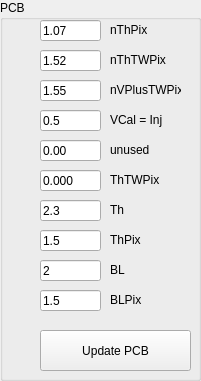
     <widget class="QGroupBox" name="groupBox_2">
      <property name="geometry">
       <rect>
        <x>900</x>
        <y>70</y>
        <width>201</width>
        <height>381</height>
       </rect>
      </property>
      <property name="title">
       <string>PCB</string>
      </property>
      <widget class="QPushButton" name="Update_2">
       <property name="geometry">
        <rect>
         <x>40</x>
         <y>330</y>
         <width>151</width>
         <height>41</height>
        </rect>
       </property>
       <property name="text">
        <string>Update PCB</string>
       </property>
      </widget>
      <widget class="QLabel" name="label_23">
       <property name="geometry">
        <rect>
         <x>110</x>
         <y>50</y>
         <width>61</width>
         <height>20</height>
        </rect>
       </property>
       <property name="text">
        <string>nThTWPix</string>
       </property>
      </widget>
      <widget class="QLabel" name="label_29">
       <property name="geometry">
        <rect>
         <x>110</x>
         <y>230</y>
         <width>61</width>
         <height>20</height>
        </rect>
       </property>
       <property name="text">
        <string>ThPix</string>
       </property>
      </widget>
      <widget class="QLabel" name="label_26">
       <property name="geometry">
        <rect>
         <x>110</x>
         <y>140</y>
         <width>61</width>
         <height>20</height>
        </rect>
       </property>
       <property name="text">
        <string>unused</string>
       </property>
      </widget>
      <widget class="QLabel" name="label_28">
       <property name="geometry">
        <rect>
         <x>110</x>
         <y>200</y>
         <width>61</width>
         <height>20</height>
        </rect>
       </property>
       <property name="text">
        <string>Th</string>
       </property>
      </widget>
      <widget class="QLineEdit" name="DAC4">
       <property name="geometry">
        <rect>
         <x>40</x>
         <y>110</y>
         <width>61</width>
         <height>21</height>
        </rect>
       </property>
       <property name="text">
        <string>0.5</string>
       </property>
      </widget>
      <widget class="QLineEdit" name="DAC3">
       <property name="geometry">
        <rect>
         <x>40</x>
         <y>80</y>
         <width>61</width>
         <height>21</height>
        </rect>
       </property>
       <property name="text">
        <string>1.55</string>
       </property>
      </widget>
      <widget class="QLineEdit" name="DAC1">
       <property name="geometry">
        <rect>
         <x>40</x>
         <y>20</y>
         <width>61</width>
         <height>21</height>
        </rect>
       </property>
       <property name="text">
        <string>1.07</string>
       </property>
      </widget>
      <widget class="QLineEdit" name="DAC7">
       <property name="geometry">
        <rect>
         <x>40</x>
         <y>200</y>
         <width>61</width>
         <height>21</height>
        </rect>
       </property>
       <property name="text">
        <string>2.3</string>
       </property>
      </widget>
      <widget class="QLineEdit" name="DAC8">
       <property name="geometry">
        <rect>
         <x>40</x>
         <y>230</y>
         <width>61</width>
         <height>21</height>
        </rect>
       </property>
       <property name="text">
        <string>1.5</string>
       </property>
      </widget>
      <widget class="QLineEdit" name="DAC2">
       <property name="geometry">
        <rect>
         <x>40</x>
         <y>50</y>
         <width>61</width>
         <height>21</height>
        </rect>
       </property>
       <property name="text">
        <string>1.52</string>
       </property>
      </widget>
      <widget class="QLabel" name="label_24">
       <property name="geometry">
        <rect>
         <x>110</x>
         <y>80</y>
         <width>71</width>
         <height>20</height>
        </rect>
       </property>
       <property name="text">
        <string>nVPlusTWPix</string>
       </property>
      </widget>
      <widget class="QLabel" name="label_30">
       <property name="geometry">
        <rect>
         <x>110</x>
         <y>260</y>
         <width>61</width>
         <height>20</height>
        </rect>
       </property>
       <property name="text">
        <string>BL</string>
       </property>
      </widget>
      <widget class="QLineEdit" name="DAC5">
       <property name="geometry">
        <rect>
         <x>40</x>
         <y>140</y>
         <width>61</width>
         <height>21</height>
        </rect>
       </property>
       <property name="text">
        <string>0.00</string>
       </property>
      </widget>
      <widget class="QLabel" name="label_27">
       <property name="geometry">
        <rect>
         <x>110</x>
         <y>170</y>
         <width>61</width>
         <height>20</height>
        </rect>
       </property>
       <property name="text">
        <string>ThTWPix</string>
       </property>
      </widget>
      <widget class="QLineEdit" name="DAC6">
       <property name="geometry">
        <rect>
         <x>40</x>
         <y>170</y>
         <width>61</width>
         <height>21</height>
        </rect>
       </property>
       <property name="text">
        <string>0.000</string>
       </property>
      </widget>
      <widget class="QLineEdit" name="DAC10">
       <property name="geometry">
        <rect>
         <x>40</x>
         <y>290</y>
         <width>61</width>
         <height>21</height>
        </rect>
       </property>
       <property name="text">
        <string>1.5</string>
       </property>
      </widget>
      <widget class="QLabel" name="label_25">
       <property name="geometry">
        <rect>
         <x>110</x>
         <y>110</y>
         <width>61</width>
         <height>20</height>
        </rect>
       </property>
       <property name="text">
        <string>VCal = Inj</string>
       </property>
      </widget>
      <widget class="QLineEdit" name="DAC9">
       <property name="geometry">
        <rect>
         <x>40</x>
         <y>260</y>
         <width>61</width>
         <height>21</height>
        </rect>
       </property>
       <property name="text">
        <string>2</string>
       </property>
      </widget>
      <widget class="QLabel" name="label_31">
       <property name="geometry">
        <rect>
         <x>110</x>
         <y>290</y>
         <width>61</width>
         <height>20</height>
        </rect>
       </property>
       <property name="text">
        <string>BLPix</string>
       </property>
      </widget>
      <widget class="QLabel" name="label_22">
       <property name="geometry">
        <rect>
         <x>110</x>
         <y>20</y>
         <width>61</width>
         <height>20</height>
        </rect>
       </property>
       <property name="text">
        <string>nThPix</string>
       </property>
      </widget>
     </widget>
